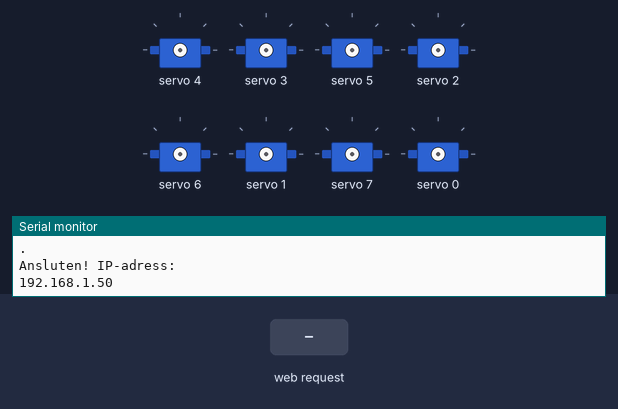
This sketch was run on a simulated ESP32. Parts: 8 × servo, the last lines printed to the serial monitor. The inputs (shaded band) are chosen by the test bench. WiFi joins after 1.5 s; servers stay silent unless stated.

Above: at 4.7 s.
4.8 s: HTTP request GET /command?cmd=idle received
At 7.4 s:
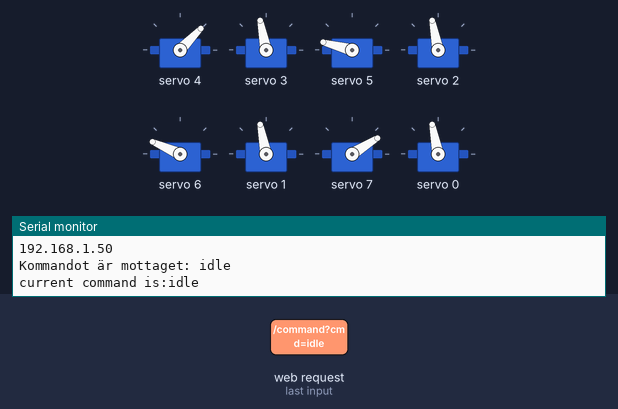
7.8 s: HTTP request GET /command?cmd=wave received
At 8.85 s:
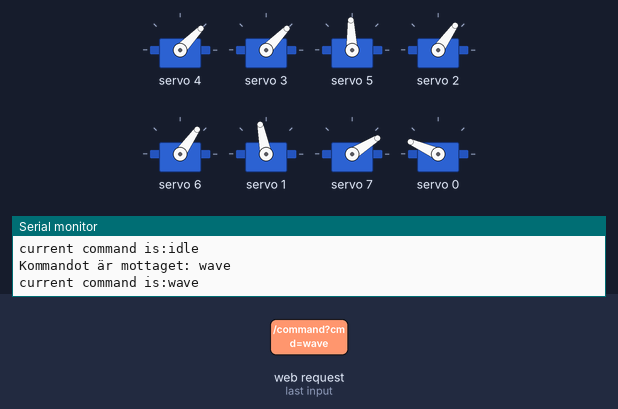
10.8 s: HTTP request GET /command?cmd=yes received
At 13.52 s:
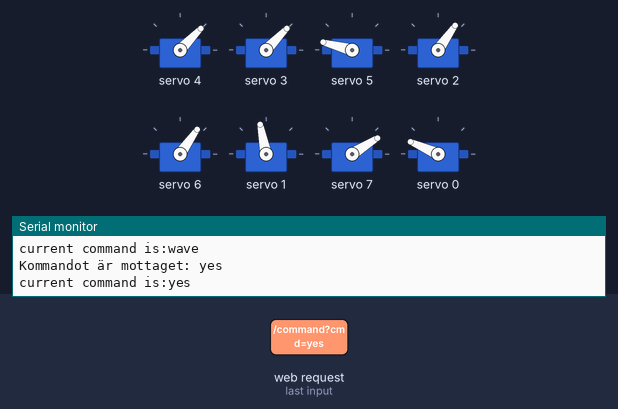
13.8 s: HTTP request GET /command?cmd=no received
18.3 s: HTTP request GET /command?cmd=idle received
At 18.6 s:
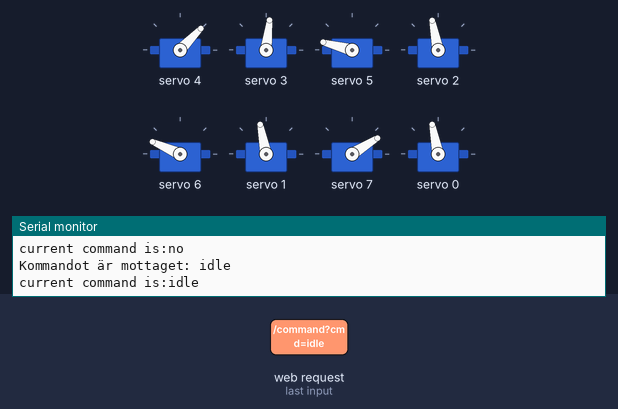
Timing chart, 0 to 22.1 s (numbered marks = the images above; inputs shaded):
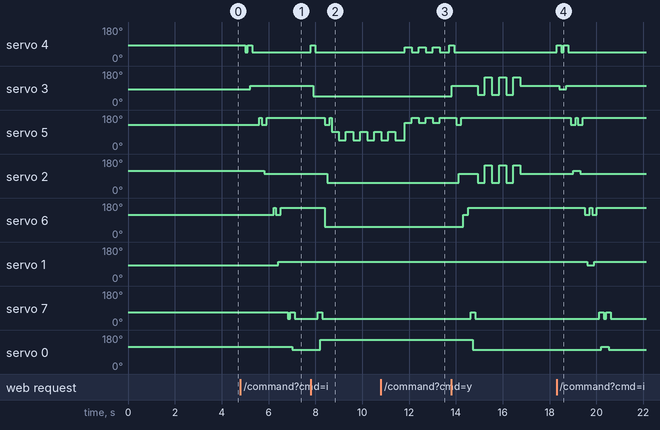

Measured:
- after the input at 4.8 s, servo 4: 83° → 46° after 0.21 s, → 83° 0.10 s later, → 46° 0.20 s later; servo 3: 83° → 101° after 0.41 s; servo 5: 129° → 165° after 0.81 s, → 129° 0.10 s later, → 165° 0.20 s later; servo 2: 119° → 101° after 1.0 s; servo 6: 119° → 156° after 1.4 s, → 119° 0.10 s later, → 156° 0.20 s later
- after the input at 7.8 s, servo 4: 46° → 83° at once, → 46° 0.20 s later; servo 3: 101° → 46° after 0.10 s; servo 5: 165° → 129° after 0.61 s, → 165° 0.20 s later, → 92° 0.10 s later, → 46° 0.30 s later, … (9 changes in this stretch); servo 2: 101° → 55° after 0.71 s; servo 6: 156° → 55° after 0.60 s
- after the input at 10.8 s, servo 3: stays 46° (without the input it goes to 101° after 1.1 s); servo 2: stays 55° (without the input it goes to 101° after 1.4 s)
- after the input at 18.3 s, servo 4: alternates 83° for 0.20 s and 46° for 0.10 s, 4 changes in all, then stays 46°, starting at once; servo 3: 101° → 83° after 0.11 s, → 101° 0.30 s later

The sketch:

Bombaclark_setup.ino
```cpp
#include <Wire.h>
#include <Adafruit_PWMServoDriver.h>
#include <WiFi.h>
#include <WebServer.h>
#include <queue>

/**
* @file Bombaclark_setup.ino
* @brief Huvudfil för initiering av nätverksfunktioner och variabler
* @author Erik Sundström
* @date 2026-05-21
* * Beskrivning:
* Denna kod fungerar som bombaclarks initierings sekvens. Koden ansvarar
* för att konfigurera variabler och initiera de grundliga systemen som krävs för
* kommunikation mellan mikorkontrollern och AI-modellen. Användaren måste själv skriva
* in ditt nätverks SSID och Lösenord, sedan sätter koden upp en webbserver och en
* kommandokö (std::queue).
*
* * Hårdvarukrav & I/O:
* - ESP32 mikrokontroller.
* - I2C-kommunikation initieras på pin 6 (SDA) och pin 7 (SCL) för att
*   ansluta till PCA9685 servodrivern.
* - Seriell kommunikation sätts till 115200 baud för felsökning.
*/

const char* ssid = "Maria marcus";        ///< Nätverkets SSID
const char* password = "Qwertyui"; ///< Nätverkets lösenord

WebServer server(80);             ///< Objekt för webbservern på port 80
std::queue<String> commandQueue;  ///< Kön där inkommande röstkommandon sparas
bool isBusy = false;              ///< En boolean som kollar om Bombacklark kör ett kommando just nu eller inte

Adafruit_PWMServoDriver pwm = Adafruit_PWMServoDriver();

// Ställer in min- och max värdena för servon och PWM frekvensen åt PCA-drivern
#define SERVOMIN 150
#define SERVOMAX 500
#define SERVO_FREQ 50

// =============================================================================
// Olika förinställda och kalibreringsbara vinklar. mellan 0 och 180
// =============================================================================
int front_pos = 150;    ///< Höftvinkel för att flytta benen frammåt
int back_pos = 30;      ///< Höftvinkel för att flytta benen bakåt
int front_out_pos = 50; ///< Höftvinkel för sidosteg utåt med frambenen (Bort från kroppen i sidled)
int front_in_pos = 130; ///< Höftvinkel för sidosteg inåt med frambenen (Mot kroppen i sidled)
int back_out_pos = 130; ///< Höftvinkel för sidosteg utåt med bakbenen (Bort från kroppen i sidled)
int back_in_pos = 50;   ///< Höftvinkel för sidosteg inåt med bakbenen (Mot kroppen i sidled)
int up_pos = 70;        ///< Hur högt benet ska lyftas när det tar ett steg (Är låg för att ge bättre stabilitet)
int down_pos = 30;      ///< Hur lågt benet ska vara när det är i kontakt med marken
int neutral_pos = 90;   ///< Centrerad utgångspunkt för alla servon

// =============================================================================
// Olika förinställda och kallibreringsbara delayer (I millisekunder)
// =============================================================================
int base_delay = 100;   ///< Kort paus
int medium_delay = 300; ///< Medel paus
int big_delay = 500;    ///< Lång paus

/**
*  @brief handle_command sparar och hanterar inskickade kommandon
*  @note Denna funktionen sparar inskickade kommandon till en kö
*  där de kan köras en och en, detta hindrar koden från att köra flera
*  kommandon direkt eller från att hoppa över vissa komandon
*/
void handle_command() {
  if (server.hasArg("cmd")) {
    String cmd = server.arg("cmd");
    Serial.println("Kommandot är mottaget: " + cmd);
    commandQueue.push(cmd);

    server.send(200, "text/plain", "Tillagd i kö");
  } else {
    server.send(200, "text/plain", "Inget kommando hittades");
  }
}

void idle();

/**
*  @brief setup initierar Bombaclarks hårdvarukomponenter, nätverksanslutning och webbserver
*  @note setup körs en gång vid kodens uppstartnig och utför föjlande steg
*  - Startar seriell kommunikation och initierar pin 6 och 7 som I2C pins (För att skicka information till PCA9685:an)
*  - Ansluter till det definerade nätverket och väntar tills anslutningen upptättats
*  - Startar själva webbservern och mappar endpointen "/command" till handle_command
*  - Sätter rätt oscilationsfrekvens och PWM-frekvens (50Hz) och initierar PCA-drivern
*  Till sist körs en delay på 2 sekunder för att ge elektroniken tid att stabiliseras.
*  Notera att allting från och med "WiFi.begin(ssid, password);" till och med "server.begin();"
*  bör kommenteras ut när man kör manuella tester utan wifi
 */
void setup() {
  Serial.begin(115200);
  Wire.begin(6, 7);
  WiFi.begin(ssid, password);
  while (WiFi.status() != WL_CONNECTED) {
    delay(500);
    Serial.println(".");
  }

  Serial.println("\nAnsluten! IP-adress: ");
  Serial.println(WiFi.localIP());
  server.on("/command", handle_command); ///< Denna koden registrerar en så kallad "callback funktion" på webbservern för att hantera inkommande API-anrop
  server.begin();

  //Serial.println("Redo för testing!"); // Denna behöver endast vara igång när man kör manuella tester och kalibrerar för att se att koden är redo

  pwm.begin();
  pwm.setOscillatorFrequency(27000000);
  pwm.setPWMFreq(SERVO_FREQ);

  delay(2000);
}

/**
* @brief Huvudloop som tar kör de kommandon som finns i kön.
* @note Denna loop bör vara utkommenterad när man kör manuella tester och kalibreringar för att hindra en krasch när två void loopar kör samtidigt.
*/
void loop() {
  server.handleClient(); // Denna kollar om det kommit något nytt kommando i webbservern
  if (!commandQueue.empty() && !isBusy) {
    isBusy = true;
    String current_cmd = commandQueue.front(); // Hämtar och definerar nästa kommando i kön till current_cmd (cmd står för command)
    commandQueue.pop();                        // Raderar det körda kommandot från kön

    Serial.println("current command is:" + current_cmd);

    if      (current_cmd == "walk forward") walk_forward();
    else if (current_cmd == "walk backward") walk_backward();
    else if (current_cmd == "walk right") walk_right();
    else if (current_cmd == "walk left") walk_left();
    else if (current_cmd == "idle") idle_reset();
    else if (current_cmd == "wave") wave();
    else if (current_cmd == "yes") yes();
    else if (current_cmd == "no") no();

    isBusy = false; // Säger att kommandot är avklarat så att loopen kan köras igen
  } else {
    idle();         // Bombaclark återgår till sin idle position när det inte finns några kommandon
    delay(10);
  }
}
```

Bombaclark_movement_functions.ino
```cpp
/**
* @file Bombaclark_movement_functions.ino
* @brief Rörelsefunktioner, animationer och seriell styrning för manuella tester och kalibreringar.
* @author Erik Sundström
* @date 2026-05-21
* * Beskrivning:
* Denna kod tar innehåller all Bombaclarks rörelselogik. Koden ser till att
* servona rör sig i rätt ordning för att bilda gångstilar och innehåller
* Utkommenterad kod som kollar efter och utför kommandon som skickas in via
* serial monitorn för manuella tester och servo-kalibreringar.
* * Hårdvarukrav & I/O:
* - Adafruit PCA9685 via I2C, pin 6 (SDA) och pin 7 (SCL).
* - 8 st SG90 servon som ansluts till kanalerna 0 till 7 på PCA9685-drivern
*/

int hip_pos[4] = {neutral_pos, neutral_pos, neutral_pos, neutral_pos}; ///< En array som lagrar vilken position varje hip servo har - 0:fl 1:fr 2:bl 3:br
int leg_pos[4] = {neutral_pos, neutral_pos, neutral_pos, neutral_pos}; ///< En array som lagrar vilken position varje ben servo har - 0:fl 1:fr 2:bl 3:br

// ========================================
// Definerar namn åt alla servon.
// ========================================
const int FL_LEG = 4, FL_HIP = 3;
const int FR_LEG = 5, FR_HIP = 2;
const int BL_LEG = 6, BL_HIP = 1;
const int BR_LEG = 7, BR_HIP = 0;

/**
* @brief Styr ett specifikt servo till en önskad vinkel (pos variabeln).
* @param which_servo Vilekn servo som ska styras.
* @param pos Önskad vinkel mellan 0 och 180 grader.
* @note Eftersom att FL_HIP, BL_HIP, FR_LEG och BL_LEG är inverterade har jag satt att pos = 180 - pos
* när which servo är en av dessa. Då ifall pos är 40 så blir det istället 140, vise-versa.
*/
void move_servo(int which_servo, int pos){
  if (which_servo == FR_LEG) pos = 190 - pos; ///< FR_LEG är på grund av hur fästet fungerar inverterad och lite felmonterat i jämförelse med resten av benen, 190 - which_servo fixar både inverteringen och monterings felet
  if (which_servo == BR_LEG && pos != 0) pos = pos - 15; ///< FR_LEG är på grund av hur fästet fungerar lite felmonterat i jämförelse med resten av benen, pos + 10 fixar monterings felet
  if (which_servo == FL_HIP || which_servo == BL_HIP || which_servo == BL_LEG) pos = 180 - pos;
  int pulse = map(pos, 0, 180, SERVOMIN, SERVOMAX);
  pwm.setPWM(which_servo, 0, pulse);
}

/**
* @brief Översätter en textsträng för ett ben till ett numeriskt index (0-3).
* @param limb Sträng som representerar vilket ben man ska kolla ID på ("fl", "fr", "bl", "br").
* @return Benets ID-index (0 för fl, 1 för fr, 2 för bl, 3 för br).
*/
int get_limb_id(String limb){
  if      (limb == "fl") return 0;
  else if (limb == "fr") return 1;
  else if (limb == "bl") return 2;
  else if (limb == "br") return 3;
}

/**
* @brief Funktion som underlättar att röra ett ben, används även i funktionen "single_step".
* @param Which_limb Sträng för vilket ben som ska röras.
* @param which_pos Önskad vinkelposition för det valda benet.
*/
void move_one_leg(String Which_limb, int which_pos){
  int id = get_limb_id(Which_limb);
  leg_pos[id] = which_pos;
  if      (Which_limb == "fl") move_servo(FL_LEG, which_pos);
  else if (Which_limb == "fr") move_servo(FR_LEG, which_pos);
  else if (Which_limb == "bl") move_servo(BL_LEG, which_pos);
  else if (Which_limb == "br") move_servo(BR_LEG, which_pos);
}

/**
* @brief Funktion som underlättar att ta ett steg. Vrid ben uppåt, flytta fram höft, vrid ben neråt.
* @param Which_limb Sträng för vilket ben som ska ta steget.
* @param which_pos Önskad höftvinkel för steget.
* @note Innehåller matematisk invertering för de servon som är fysiskt spegelvända på robotkroppen.
*/
void single_step(String Which_limb, int which_pos){
  int id = get_limb_id(Which_limb);
  if (hip_pos[id] != which_pos){
    move_one_leg(Which_limb, up_pos);
    delay(base_delay);

    if      (Which_limb == "fl") {move_servo(FL_HIP, which_pos);  hip_pos[0] = which_pos;}
    else if (Which_limb == "fr") {move_servo(FR_HIP, which_pos);  hip_pos[1] = which_pos;}
    else if (Which_limb == "bl") {move_servo(BL_HIP, which_pos);  hip_pos[2] = which_pos;}
    else if (Which_limb == "br") {move_servo(BR_HIP, which_pos);  hip_pos[3] = which_pos;}
    delay(base_delay);

    move_one_leg(Which_limb, down_pos);
    delay(base_delay);
  }
}

/**
* @brief Återställer alla servopositioner till den valnliga stående positionen.
* @note Funktionen flyttar först till pos 110 för att visualisera återställninen.
*/
void idle_reset(){
  single_step("fl", 110);
  single_step("fl", neutral_pos);
  single_step("fr", 110);
  single_step("fr", neutral_pos);
  single_step("bl", 110);
  single_step("bl", neutral_pos);
  single_step("br", 110);
  single_step("br", neutral_pos);
}

/**
* @brief Återställer alla servopositioner till den stående positionen.
* @note Denna funktionen gör inget om alla servos redan är i den stående positionen, körs när kommando kön är slut.
*/
void idle(){
  single_step("fl", neutral_pos);
  single_step("fr", neutral_pos);
  single_step("bl", neutral_pos);
  single_step("br", neutral_pos);
}

/**
* @brief Flyttar alla ben framåt ett i taget och sedan puttar alla ben bakåt samtidigt.
* @note Bombaclark måste gå så här eftersom den är fyrbent och bara har två leder per ben,
* när Bombaclark går som ett vanlig djur blir den väldigt ostabil vilket gör att den ramlar
* hela tiden och inte kommer någon vart.
*/
void walk_forward(){
  /* Flyttar alla ben framåt, ett ben i taget */
  single_step("bl", front_pos);
  single_step("fl", front_pos);
  single_step("br", front_pos);
  single_step("fr", front_pos);

  /* Trycker ifrån med alla ben samtidigt, flyttar bara höfterna */
  move_servo(FL_HIP, back_pos); hip_pos[0] = back_pos;
  move_servo(FR_HIP, back_pos);       hip_pos[1] = back_pos;
  move_servo(BL_HIP, back_pos); hip_pos[2] = back_pos;
  move_servo(BR_HIP, back_pos);       hip_pos[3] = back_pos;

  delay(big_delay);
}

/**
* @brief Flyttar alla ben bakåt ett i taget och sedan drar alla ben framåt samtidigt.
* @note Bombaclark måste gå så här eftersom den är fyrbent och bara har två leder per ben,
* när Bombaclark går som ett vanlig djur blir den väldigt ostabil vilket gör att den ramlar
* hela tiden och inte kommer någon vart.
*/
void walk_backward(){
  /* Flyttar alla ben bakåt, ett ben i taget */
  single_step("bl", back_pos);
  single_step("fl", back_pos);
  single_step("br", back_pos);
  single_step("fr", back_pos);

  /* Drar fram alla ben samtidigt, flyttar bara höfterna */
  move_servo(FL_HIP, front_pos); hip_pos[0] = front_pos;
  move_servo(FR_HIP, front_pos);       hip_pos[1] = front_pos;
  move_servo(BL_HIP, front_pos); hip_pos[2] = front_pos;
  move_servo(BR_HIP, front_pos);       hip_pos[3] = front_pos;

  delay(big_delay);
}

/**
* @brief Flyttar alla ben till höger ett i taget och sedan drar alla ben åt vänster samtidigt.
*/
void walk_right(){
  /* Flyttar alla ben till höger, ett ben i taget */
  single_step("bl", back_in_pos);
  single_step("fl", front_in_pos);
  single_step("br", back_out_pos);
  single_step("fr", front_out_pos);

  /* Flyttar alla ben till vänster samtidigt, flyttar bara höfterna */
  move_servo(BL_HIP, back_out_pos);  hip_pos[2] = back_out_pos;
  move_servo(FL_HIP, front_out_pos); hip_pos[0] = front_out_pos;
  move_servo(BR_HIP, back_in_pos);   hip_pos[3] = back_in_pos;
  move_servo(FR_HIP, front_in_pos);  hip_pos[1] = front_in_pos;

  delay(big_delay);
}

/**
* @brief Flyttar alla ben till vänster ett i taget och sedan drar alla ben åt höger samtidigt.
* @note Alla 180 - pos är en temporär korrigering
*/
void walk_left(){
  /* Flyttar alla ben till vänster, ett ben i taget */
  single_step("bl", back_out_pos);
  single_step("fl", front_out_pos);
  single_step("br", back_in_pos);
  single_step("fr", front_in_pos);

  /* Flyttar alla ben till höger samtidigt, flyttar bara höfterna */
  move_servo(BL_HIP, back_in_pos);    hip_pos[2] = back_in_pos;
  move_servo(FL_HIP, front_in_pos);   hip_pos[0] = front_in_pos;
  move_servo(BR_HIP, back_out_pos);   hip_pos[3] = back_out_pos;
  move_servo(FR_HIP, front_out_pos);  hip_pos[1] = front_out_pos;

  delay(big_delay);
}

/**
* @brief Får Bombaclark att vrida upp ena sidan av sin kropp och vinka med sitt högra framben.
* @note Positionerar först benen så att roboten lutar snett bakåt för stabilitet, sedan
* vinkar den 5 gånger i en förinställd hastighet.
*/
void wave(){
  // Sätter kroppen i rätt position
  idle();
  single_step("fl", front_pos);
  single_step("br", front_pos);
  move_servo(BL_LEG, 140);
  hip_pos[2] = back_pos;
  single_step("fr", 40);

  // Vinkar
  for(int i = 0; i < 5; i++){
    move_servo(FR_LEG, 110);
    delay(medium_delay);
    move_servo(FR_LEG, 160);
    delay(medium_delay);
  }
  delay(base_delay);
}

/**
* @brief Gör att Bombaclark nickar (säger ja) genom att vrida frambenen uppåt och neråt tre gånger.
*/
void yes(){
  for(int i = 0; i < 3; i++){
    move_servo(FL_LEG, 60);
    move_servo(FR_LEG, 60);
    delay(medium_delay);
    move_servo(FL_LEG, down_pos);
    move_servo(FR_LEG, down_pos);
    delay(medium_delay);
  }
  delay(base_delay);
}

/**
* @brief Får Bombaclark att skaka på huvudet (säga nej) genom att vrida de främre höfterna fram och tillbaka tre gånger.
*/
void no(){
  for(int i = 0; i < 3; i++){
    move_servo(FL_HIP, 140);
    move_servo(FR_HIP, 180 - 140);
    delay(medium_delay);
    move_servo(FL_HIP, 40);
    move_servo(FR_HIP, 180 - 40);
    delay(medium_delay);
  }
  move_servo(FL_HIP, neutral_pos);
  move_servo(FR_HIP, neutral_pos);
  delay(base_delay);
}

String input_string = "";
int temp_int = 90;

/**
* @brief Tar emot textinput från Serial Monitor och konverterar det till ett heltal (integer).
* @return Det inmatade heltalet från Serial Monitor.
* @note Denna funktion används enbart för manuell kalibrering av enskilda servon. Loopen
* väntar aktivt tills data finns tillgängligt för att inte läsa tomma strängar.
*/
int get_integer() {
  while (Serial.available() == 0) {
    delay(10);
  }
  String input = Serial.readStringUntil('\n');
  return input.toInt();
}

/**
* @brief Testnings- och kalibrerings loop som lyssnar efter manuella kommandon via Serial Monitor.
* @note Används enbart för manuella tester och servo-kalibrering, bör vara utkommenterad när den
* inte används då programmet kraschar om det finns två void loop() funktioner samtidigt.
*/
//void loop() {
//  while (Serial.available() > 0){
//    input_string = Serial.readStringUntil('\n');
//    input_string.trim();
//
//    if      (input_string == "f") walk_forward();
//    else if (input_string == "b") walk_backward();
//    else if (input_string == "r") walk_right();
//    else if (input_string == "l") walk_left();
//    else if (input_string == "i") idle_reset();
//    else if (input_string == "w") wave();
//    else if (input_string == "y") yes();
//    else if (input_string == "n") no();
//
//    else if (input_string == "1") {temp_int = get_integer(); move_servo(0, temp_int);}
//    else if (input_string == "2") {temp_int = get_integer(); move_servo(1, temp_int);}
//    else if (input_string == "3") {temp_int = get_integer(); move_servo(2, temp_int);}
//    else if (input_string == "4") {temp_int = get_integer(); move_servo(3, temp_int);}
//    else if (input_string == "5") {temp_int = get_integer(); move_servo(4, temp_int);}
//    else if (input_string == "6") {temp_int = get_integer(); move_servo(5, temp_int);}
//    else if (input_string == "7") {temp_int = get_integer(); move_servo(6, temp_int);}
//    else if (input_string == "8") {temp_int = get_integer(); move_servo(7, temp_int);}
//  }
//  idle();
//  delay(10);
//}
```
